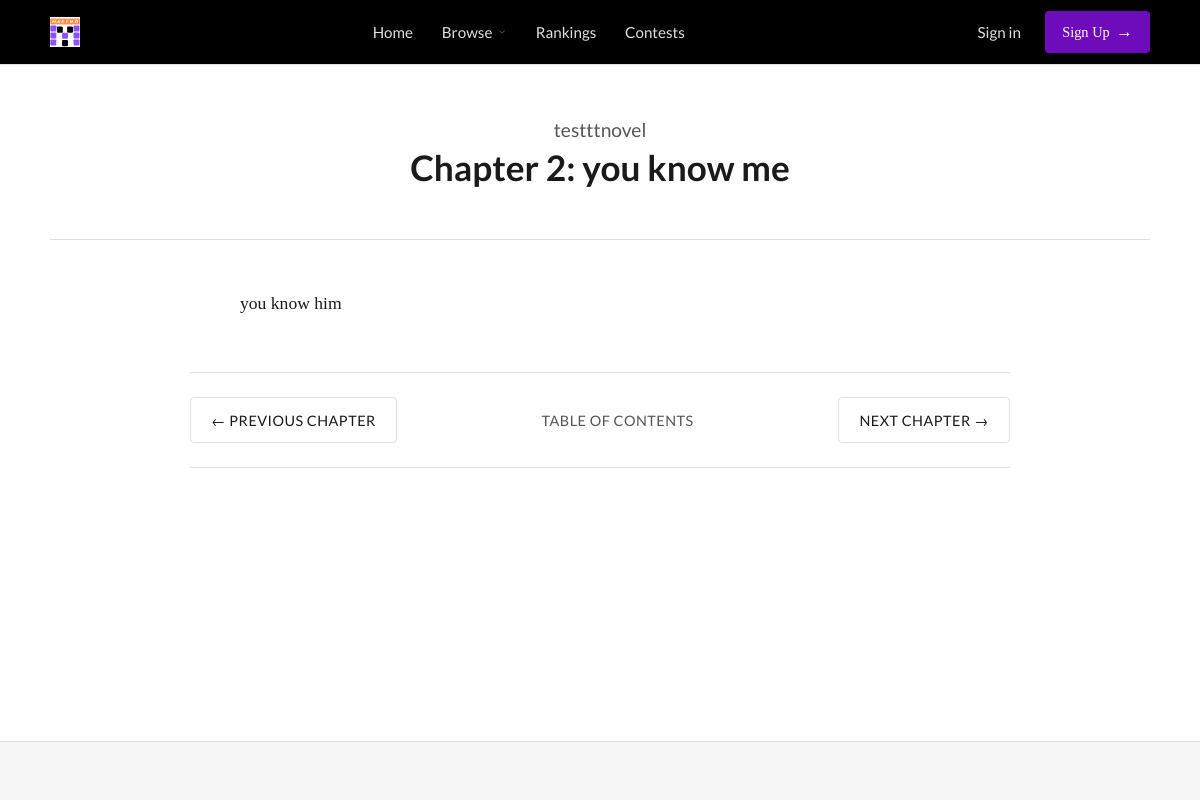
The app's page /novels/novel/test-novel/chapter/2/ with its own data.
### novels/models.py (models this page shows, shortened)
class Novel(models.Model):
    STATUS_CHOICES = [('draft', 'Draft'), ('published', 'Published'), ('completed', 'Completed'), ('on_hold', 'On Hold'), ('dropped', 'Dropped'),]
    title = models.CharField(max_length=255)
    author = models.ForeignKey(User, on_delete=models.CASCADE, related_name='novels')
    synopsis = models.TextField(blank=True)
    cover_image = models.ImageField(upload_to='novel_covers/', blank=True, null=True)
    status = models.CharField(max_length=10, choices=STATUS_CHOICES, default='draft')
    slug = models.SlugField(max_length=255, unique=True, blank=True)
    created_at = models.DateTimeField(auto_now_add=True)
    updated_at = models.DateTimeField(auto_now=True)
    view_count = models.PositiveIntegerField(default=0, editable=False)

class Chapter(models.Model):
    novel = models.ForeignKey(Novel, on_delete=models.CASCADE, related_name='chapters')
    title = models.CharField(max_length=255)
    chapter_number = models.PositiveIntegerField()
    content = models.TextField()
    created_at = models.DateTimeField(auto_now_add=True)
    updated_at = models.DateTimeField(auto_now=True)
    class Meta:
        unique_together = ('novel', 'chapter_number'); ordering = ['novel', 'chapter_number']

### novels/views.py (the view)
# urls.py: path('novel/<slug:novel_slug>/chapter/<int:chapter_number>/', views.chapter_detail, name='chapter_detail'),
def chapter_detail(request, novel_slug, chapter_number):
    chapter = get_object_or_404(Chapter.objects.select_related('novel'), novel__slug=novel_slug, chapter_number=chapter_number)
    novel = chapter.novel
    previous_chapter = Chapter.objects.filter( novel=novel, chapter_number__lt=chapter.chapter_number ).order_by('-chapter_number').first()
    next_chapter = Chapter.objects.filter( novel=novel, chapter_number__gt=chapter.chapter_number ).order_by('chapter_number').first()
    context = { 'novel': novel, 'chapter': chapter, 'previous_chapter': previous_chapter, 'next_chapter': next_chapter, }
    return render(request, 'novels/chapter_detail.html', context)

### novels/templates/novels/chapter_detail.html (shortened to what this page needs)
{% extends "base.html" %}
{% load static %}
{% block extra_head %}
    <link rel="stylesheet" href="{% static 'novels/css/chapter_detail.css' %}">
{% endblock extra_head %}
{% block content %}
    <div class="chapter-header">
        <h2><a href="{% url 'novels:novel_detail' slug=novel.slug %}">{{ novel.title }}</a></h2>
        <h3>Chapter {{ chapter.chapter_number }}: {{ chapter.title }}</h3>
    </div>
    <article class="chapter-content">
        {{ chapter.content|linebreaksbr }}
    </article>
    <nav class="chapter-navigation">
        <div class="nav-prev">
            {% if previous_chapter %}
                <a href="{% url 'novels:chapter_detail' novel_slug=novel.slug chapter_number=previous_chapter.chapter_number %}">
                    ← Previous Chapter
                </a>
            {% else %}
                <span class="nav-disabled">← Previous Chapter</span>
            {% endif %}
        </div>
        <div class="nav-toc">
             <a href="{% url 'novels:novel_detail' slug=novel.slug %}">Table of Contents</a>
        </div>
        <div class="nav-next">
            {% if next_chapter %}
                <a href="{% url 'novels:chapter_detail' novel_slug=novel.slug chapter_number=next_chapter.chapter_number %}">
                    Next Chapter →
                </a>
            {% else %}
                 <span class="nav-disabled">Next Chapter →</span>
            {% endif %}
        </div>
    </nav>
{% endblock content %}

### static/css/base.css (style rules this page uses)
:root { --bg-light-primary: #ffffff; --bg-light-secondary: #f7f7f7; --text-dark-primary: #1a1a1a; --text-dark-secondary: #555555; --border-light: #e0e0e0; --white: #ffffff; --black: #000000; --header-hover: #a833ff; --link-primary: #333333; --link-primary-hover: #000000; --cta-button-bg: #1a1a1a; --cta-button-text: #ffffff; --cta-button-hover-bg: #444444; --accent-color: #34568B; --error-red: #d93025; --error-red-bg-tint: rgba(217, 48, 37, 0.05); --error-red-border-tint: rgba(217, 48, 37, 0.2); --focus-shadow-color: rgba(50, 50, 50, 0.15); --font-primary: 'Lato', 'Helvetica Neue', Helvetica, Arial, sans-serif; --font-secondary: 'Merriweather', Georgia, serif; --base-font-size: 16px; --line-height: 1.6; --container-max-width: 1140px; --reading-max-width: 720px; --border-radius-base: 4px; --border-radius-lg: 8px; --modern-form-border-radius: 8px; --modern-form-input-radius: 4px; --header-height: 65px; }
* { box-sizing: border-box; }
html { font-size: var(--base-font-size); scroll-behavior: smooth; }
body { margin: 0; padding: 0; font-family: var(--font-secondary); font-size: 1rem; line-height: var(--line-height); background-color: var(--bg-light-primary); color: var(--text-dark-secondary); display: flex; flex-direction: column; min-height: 100vh; text-align: left; }
h1, h2, h3, h4, h5, h6 { font-family: var(--font-primary); margin-top: 1.5em; margin-bottom: 0.7em; line-height: 1.3; font-weight: 700; color: var(--text-dark-primary); }
h2 { font-size: 2rem; }
h3 { font-size: 1.6rem; }
a { color: var(--link-primary); text-decoration: none; transition: color 0.2s ease; }

### novels/static/novels/css/chapter_detail.css (style rules this page uses)
.chapter-header { text-align: center; margin-bottom: 3em; padding-bottom: 1.5em; border-bottom: 1px solid var(--border-light); }
.chapter-header h2 { font-size: 1.2rem; margin-bottom: 0.1em; font-weight: 400; font-family: var(--font-primary); }
.chapter-header h2 a { color: var(--text-dark-secondary); text-decoration: none; }
.chapter-header h3 { color: var(--text-dark-primary); font-size: 2.2rem; margin-top: 0; }
.chapter-content { font-family: var(--font-secondary); font-size: 1.1rem; line-height: 1.8; max-width: var(--reading-max-width); margin: 0 auto 3em auto; color: var(--text-dark-primary); }
.chapter-navigation { display: flex; justify-content: space-between; align-items: center; flex-wrap: wrap; gap: 1em; margin: 3em auto 1em auto; padding: 1.5em 0; border-top: 1px solid var(--border-light); border-bottom: 1px solid var(--border-light); max-width: calc(var(--reading-max-width) + 100px); font-family: var(--font-primary); }
.chapter-navigation a, .chapter-navigation .nav-disabled { border: 1px solid var(--border-light); border-radius: var(--border-radius-base); background-color: var(--white); padding: 0.7em 1.4em; text-decoration: none; font-size: 0.9rem; font-weight: 500; text-transform: uppercase; letter-spacing: 0.5px; transition: all 0.2s ease; display: inline-block; text-align: center; min-width: 150px; }
.chapter-navigation a { color: var(--text-dark-primary); }
.nav-toc a { background: none; border:none; color: var(--text-dark-secondary); font-weight: 500; text-transform: uppercase; padding: 0.7em 0; min-width: auto; }

### records on screen
Novel: title "testttnovel"
Chapter: chapter_number "2", title "you know me", content "you know him"
